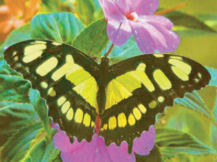
#> input picture edge-detection/Image/butterfly.png, 217 x 162 px, given in place of gradation3.png, which was not available
$ python RungeKuttaTest.py
#> lines starting #> are read from the running program, lines starting #| are printed output that depends on the picture; pictures that were not available may be replaced by others from this repository, and a replacement may not be noted
import cv2
import math
from matplotlib import pyplot as plt
import numpy as np
import random


class Main:

    def __init__(self):
        self.name = 'gradation3.png'
        img = './Image/' + self.name
        self.original_img = cv2.imread(img, cv2.IMREAD_GRAYSCALE)
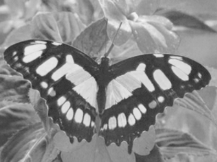
#> self.original_img: shape (162, 217); min 43, max 244, mean 136.4

        self.height = self.original_img.shape[0]
#> self.height = 162
        self.width = self.original_img.shape[1]
#> self.width = 217

        self.result_img = cv2.imread(img, cv2.IMREAD_GRAYSCALE)

        self.gradient_vector_field = [[[0, 0] for col in range(self.width)] for row in range(self.height)]
        self.noise_field = [[0 for col in range(self.width)] for row in range(self.height)]

    def white_noise(self):
        # Create White Noise
        for h in range(0, self.height):
            for w in range(0, self.width):
                self.noise_field[h][w] = random.randrange(0, 256)

    # [35 lines left out: functions image_gradient_dw, image_gradient, not called in this run]

    def image_gradient_sobel(self):
        # Image Gradient - Sobel
        sobel_gradient_vector_field = [[[0.0, 0.0] for col in range(self.width)] for row in range(self.height)]

        sobel_filter_x = np.array([[-1, 0, +1], [-2, 0, +2], [-1, 0, +1]])
        sobel_filter_y = np.array([[-1, -2, -1], [0, 0, 0], [+1, +2, +1]])

        for h in range(1, self.height - 1):
            for w in range(1, self.width - 1):

                local_matrix = np.array([
                    [self.original_img[h - 1, w - 1], self.original_img[h, w - 1], self.original_img[h + 1, w - 1]],
                    [self.original_img[h - 1, w], self.original_img[h, w], self.original_img[h + 1, w + 1]],
                    [self.original_img[h - 1, w + 1], self.original_img[h + 1, w + 1], self.original_img[h + 1, w + 1]]
                ])

                sobel_gx_local_matrix = np.matmul(sobel_filter_x, local_matrix)
                sobel_gy_local_matrix = np.matmul(local_matrix, sobel_filter_y)
                gx = 0
                gy = 0

                # Convolution
                for i in range(0, 3):
                    for j in range(0, 3):
                        gx += np.asarray(sobel_gx_local_matrix)[i][j]
                        gy += np.asarray(sobel_gy_local_matrix)[i][j]
                gx /= 9
                gy /= 9

                mg = math.sqrt(gx**2 + gy**2)
                if mg != 0:
                    sobel_gradient_vector_field[h][w] = [gx / mg, gy / mg]

        return sobel_gradient_vector_field

    def rotate_field(self, vector_field, theta):
        theta = theta / 180.0 * math.pi

        rotated_field = [[[0, 0] for col in range(self.width)] for row in range(self.height)]

        for h in range(0, self.height):
            for w in range(0, self.width):
                vx = vector_field[h][w][0]
                vy = vector_field[h][w][1]
                rotated_field[h][w][0] = vx * math.cos(theta) - vy * math.sin(theta)
                rotated_field[h][w][1] = vx * math.sin(theta) + vy * math.cos(theta)

        return rotated_field

    # [8 lines left out: function gaussian_weight, not called in this run]

    def lic(self, length, ds):

        for h in range(0, int(self.height)):
            for w in range(0, int(self.width)):

                # array C = compute_integral_curve(p)
                vector = self.gradient_vector_field[h][w]

                x = float(w)
                y = float(h)
                curve_list = []
                weight_list = []
                curve_list.append([x, y])
                weight_list.append(length)

                for s in range(1, length):
                    x = x + ds * vector[0]
                    y = y + ds * vector[1]
                    if 0 <= int(x+0.5) < self.width and 0 <= int(y+0.5) < self.height:
                        curve_list.append([x, y])
                        weight_list.append(length-s)
                        vector = self.gradient_vector_field[int(y+0.5)][int(x+0.5)]

                vector = self.gradient_vector_field[h][w]

                for s in range(-length, 0):
                    x = x - ds * vector[0]
                    y = y - ds * vector[1]
                    if 0 <= int(x+0.5) < self.width and 0 <= int(y+0.5) < self.height:
                        curve_list.append([x, y])
                        weight_list.append(length + s)
                        vector = self.gradient_vector_field[int(y+0.5)][int(x+0.5)]

                # sum = compute_convolution(image, C)
                tot: int = 0
                tot2: int = 0
                for i in range(0, len(curve_list)):
                    c = curve_list[i]
                    weight = weight_list[i]
                    x = int(c[0] + 0.5)
                    y = int(c[1] + 0.5)
                    tot += (self.noise_field[y][x] * weight)
                    tot2 += weight

                if len(curve_list) != 0:
                    tot /= tot2

                self.result_img.itemset(h, w, int(tot))

    # [12 lines left out: function rk, not called in this run]

    def sobel_smoothing(self, vector_field):

        smooth_vector_field = [[[0.0, 0.0] for col in range(self.width)] for row in range(self.height)]

        smooth_vector_field = np.asarray(smooth_vector_field)

        for h in range(1, self.height - 1):
            for w in range(1, self.width - 1):

                avg_x = 0
                avg_y = 0
                for i in range(-1, 2):
                    for j in range(-1, 2):
                        avg_x += vector_field[h + i][w + j][0]
                        avg_y += vector_field[h + i][w + j][1]
                avg_x /= 9
                avg_y /= 9
                smooth_vector_field[h][w] = [avg_x, avg_y]

        return smooth_vector_field

    # [47 lines left out: function lic_gaussain, not called in this run]

    def __main__(self):

        self.white_noise()
        # vector_field = self.image_gradient()
        vector_field = self.image_gradient_sobel()
#> after the loop in image_gradient_sobel, `for h in range(1, self.height - 1):`: sobel_gradient_vector_field = 162 items
#> vector_field = 162 items
        smooth_vector_field = self.sobel_smoothing(vector_field)
        self.gradient_vector_field = self.rotate_field(smooth_vector_field, 90.0)
#> self.gradient_vector_field = 162 items

        length = 20
        ds = 1
        self.lic(length, ds)
#> after the loop in lic, `for h in range(0, int(self.height)):`:
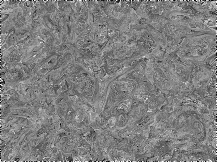
#> self.result_img: shape (162, 217); min 0, max 255, mean 126.6
#> after the loop in lic, `for h in range(0, int(self.height)):`: tot = 83; tot2 = 400
        # self.lic_gaussain(length, ds)

        file_name = 'lic-rk-smooth-sobel-weightAvg-length' + str(length) + '-ds' + str(ds) + '-' + self.name

        # UI
        plt.subplot()
        plt.imshow(self.result_img, cmap='gray', interpolation='bicubic')
        plt.title(file_name)
        plt.xticks([]), plt.yticks([])
        plt.savefig(file_name, bbox_inches='tight')
        plt.show()


if __name__ == '__main__':
    Main().__main__()

$ run again, on edge-detection/Image/lenna2.png
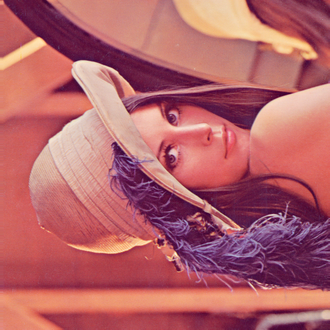
#> input picture edge-detection/Image/lenna2.png, 330 x 330 px, given in place of gradation3.png, which was not available
#> in __init__, `self.original_img = cv2.imread(img, cv2.IMREAD_GRAYSCALE)`:
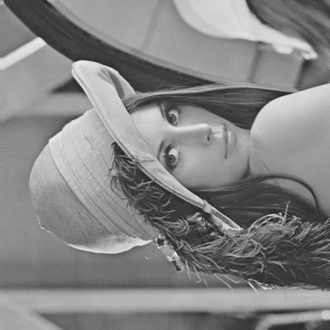
#> self.original_img: shape (330, 330); min 34, max 247, mean 132.4
#> after the loop in image_gradient_sobel, `for h in range(1, self.height - 1):`: sobel_gradient_vector_field = 330 items
#> after the loop in lic, `for h in range(0, int(self.height)):`:
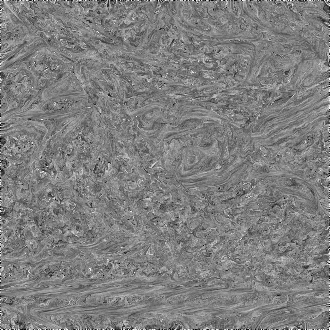
#> self.result_img: shape (330, 330); min 0, max 255, mean 126.6
#> after the loop in lic, `for h in range(0, int(self.height)):`: tot = 245; tot2 = 400
